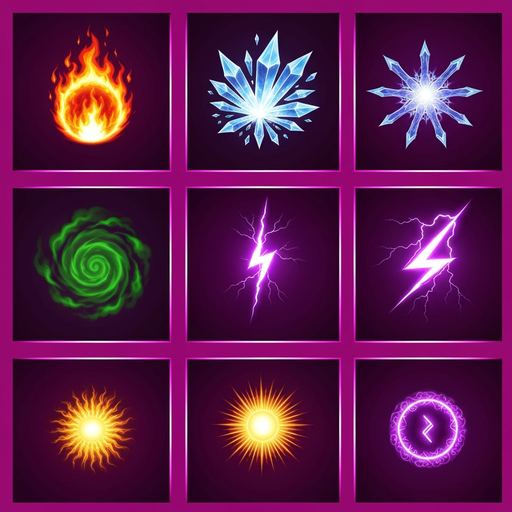
#> input picture tests/fixtures/imagen-3x3-when-2x3-asked.png, 512 x 512 px
$ python -i sprite_anim.py   (imports and definitions only)
#> lines starting #> are read from the running program, lines starting #| are printed output that depends on the picture
"""Sprite animation engine — turn a VIDEO of a pixel sprite into a game-ready
animation (sprite sheet + GIF + frame atlas JSON).

The "pixel animation is solved" recipe: draw ONE sprite, let a video model
(Wan 2.2 I2V locally, or any hosted model) move it, then bring the frames
back to true pixel art. The hard part is not the video — it is making the
frames belong to the SAME sprite afterwards. AI video output is blurry,
color-shifted and softly anti-aliased, so refining each frame on its own
gives every frame its own pixel grid, its own palette and its own bounding
box: the animation "boils". This module locks all three across frames:

  1. lock_style      — one pixel grid (cell size) + one palette, taken from
                       the SOURCE sprite (or the first frame when no source)
  2. refine_frames   — every frame is resampled on THAT grid (Oklab medoid),
                       background-keyed at the low resolution (clean edges
                       even after video compression), then snapped to THAT
                       palette — no frame invents a color
  3. crop_union      — one bounding box across all frames so nothing jitters
  4. dedupe_frames   — drop consecutive identical frames (held poses)
  5. pack_sheet      — grid sprite sheet + Aseprite/Phaser-compatible atlas
                       JSON + a looping GIF preview

Pure functions, bytes in / bytes out, no AI models, deterministic — same
contract as backend.pixel_art (which this builds on). Shared by the hosted
MCP tools (forge_mcp/tools/sprite.py); the desktop app can import it too.
"""
import io
import json
import math

import numpy as np
from PIL import Image

from backend import pixel_art as pa

# Video compression smears flat colors — keying at low-res needs more slack
# than the 24 used for clean AI stills.
DEFAULT_KEY_TOLERANCE = 48
# Default chroma key when a transparent sprite must be composited before I2V.
DEFAULT_KEY_COLOR = "#FF00FF"
DEFAULT_MAX_COLORS = 16
# Sheets are clean stills (no compression fringe) — the pixel_refine default.
SHEET_KEY_TOLERANCE = 24


# ---------------------------------------------------------------------------
# Helpers
# ---------------------------------------------------------------------------

# [12 lines left out: functions _load_rgba, _png_bytes, not called in this run]


def _hex(rgb):
    r, g, b = (int(v) for v in rgb[:3])
    return f"#{r:02x}{g:02x}{b:02x}"


# [212 lines left out: functions frame_timestamps, detect_border_color, prepare_reference, prepare_native_frame, composite_on_key, lock_style, not called in this run]


# ---------------------------------------------------------------------------
# 2. Per-frame refinement on the locked grid + palette
# ---------------------------------------------------------------------------

# The chroma-key helpers moved down into pixel_art so the STILL path
# (refine_pixel_art / the pixel_refine tool) shares one implementation with the
# animation path — a keyed sprite used to keep a coloured halo here but not
# there. Re-exported under the original names; this module's callers are
# unchanged.
_key_channels = pa._key_channels
despill_key = pa.despill_key
is_key_like = pa.is_key_like


# [71 lines left out: functions select_poses, hold_durations, refine_frame, not called in this run]


def refine_frames(frames, cell_size, **kwargs):
    return [refine_frame(f, cell_size, **kwargs) for f in frames]


# ---------------------------------------------------------------------------
# 3/4. Alignment + dedupe
# ---------------------------------------------------------------------------

# [163 lines left out: functions union_bbox, crop_union, dedupe_frames, _layout, _frame_tags, pack_sheet and 1 more, not called in this run]


# ---------------------------------------------------------------------------
# Top-level: frames (PNG bytes) -> sheet bundle
# ---------------------------------------------------------------------------

def build_animation(frame_pngs, *, reference=None, cell_size=0, max_colors=DEFAULT_MAX_COLORS,
                    palette=None, palette_colors=None, key_color=None,
                    key_tolerance=DEFAULT_KEY_TOLERANCE, sampling="medoid",
                    dither="none", dither_strength=1.0, outline="none",
                    outline_color="#000000", dedupe=True, margin=0, columns=0,
                    padding=0, scale=1, fps=12, name="sprite", source_times=None,
                    frame_select="even", pose_count=0, despill=True, hold_timing=False,
                    clip_seconds=None):
    """Full pipeline: video frames -> {sheet, gif, atlas, frames, report}.

    reference: PNG bytes of the source sprite the video was made from (best —
      locks grid + palette to the real sprite); None = lock to the first frame.
    frame_select: "even" keeps every input frame in order; "poses" treats the
      input as a DENSE sample and keeps `pose_count` distinct key poses
      (select_poses) — the keyframed feel of hand animation instead of video
      tweens. despill: pull the key's chroma out of edge pixels (on by default
      when key_color is set). hold_timing: per-frame durations follow the
      source timestamps (a pose covering a long span holds longer); needs
      source_times (+ clip_seconds for the last hold).
    key_color: '#rrggbb' background to key out of every frame (and of the
      reference, which is harmless when it has none), or 'auto' to sample the
      first frame's border; None = keep the frames opaque.
    All per-frame outputs are logical-resolution RGBA arrays; `scale` is only
    applied to the exported sheet/GIF/frames.
    """
    if not frame_pngs:
        raise ValueError("no frames")
    first = _load_rgba(frame_pngs[0])
    fh, fw = first.shape[:2]
    if key_color == "auto":
        key_color = detect_border_color(first)
    style = lock_style(reference if reference is not None else frame_pngs[0], (fw, fh),
                       cell_size=cell_size, max_colors=max_colors, palette=palette,
                       palette_colors=palette_colors,
                       key_color=key_color, key_tolerance=key_tolerance)
    cs, pal = style["cell_size"], style["palette"]
    do_despill = bool(despill and key_color)
    small = refine_frames(frame_pngs, cs, palette=pal, sampling=sampling, key_color=key_color,
                          key_tolerance=key_tolerance, dither=dither,
                          dither_strength=dither_strength, despill=do_despill)
    kept_idx = list(range(len(small)))
    if frame_select == "poses" and pose_count and int(pose_count) < len(small):
        n = int(pose_count)
        kept_idx = select_poses(small, n, min_gap=max(1, len(small) // (2 * n)))
        small = [small[i] for i in kept_idx]
    if outline and outline != "none":
        oc = pa.parse_hex_color(outline_color)
        small = [pa.add_outline(f, oc, style=outline) for f in small]
    if dedupe:
        small, kept2 = dedupe_frames(small)
        kept_idx = [kept_idx[i] for i in kept2]
    small, box = crop_union(small, margin=margin)
    times = [source_times[i] for i in kept_idx] if source_times else None
    durations = hold_durations(times, fps, clip_seconds) if (hold_timing and times) else None
    sheet, atlas = pack_sheet(small, columns=columns, padding=padding, scale=scale,
                              name=name, fps=fps, source_times=times, durations=durations)
    gif = gif_bytes(small, fps=fps, scale=scale, durations=durations)
    frames_out = [_png_bytes(pa.scale_nearest(f, scale) if scale > 1 else f) for f in small]
    colors = set()
    for f in small:
        c, _, _ = pa._unique_weighted_colors(f)
        colors.update(map(tuple, c.tolist()))
    report = {
        **style["report"],
        "key_color": key_color,
        "cell_size": cs,
        "palette_colors": pal,
        "frames_in": len(frame_pngs),
        "frames_out": len(small),
        "dropped_duplicates": len(frame_pngs) - len(small),
        "kept_frame_indices": kept_idx,
        "crop_box": list(map(int, box)) if box else None,
        "frame_size": [int(small[0].shape[1]), int(small[0].shape[0])],
        "unique_colors": len(colors),
        "export_scale": scale,
        "frame_select": frame_select,
        "despill": do_despill,
        "durations_ms": durations,
    }
    return {"sheet": sheet, "atlas": atlas, "atlas_json": json.dumps(atlas, indent=1),
            "gif": gif, "frames": frames_out, "report": report}


# [34 lines left out: function pack_existing, not called in this run]


# ---------------------------------------------------------------------------
# Sprite SHEETS as input — Retro Diffusion (Astropulse), PixelLab, Aseprite
# exports, any fixed-cell grid
# ---------------------------------------------------------------------------

# Retro Diffusion's animation presets return a fixed-cell grid whose ROWS are
# the four facings, in this order (verified on live output 2026-09-08).
RD_DIRECTIONS = ("down", "right", "up", "left")


# [102 lines left out: functions slice_sheet, build_from_sheet, not called in this run]

>>> import cv2
>>> picture = cv2.imread('../tests/fixtures/imagen-3x3-when-2x3-asked.png', cv2.IMREAD_GRAYSCALE)
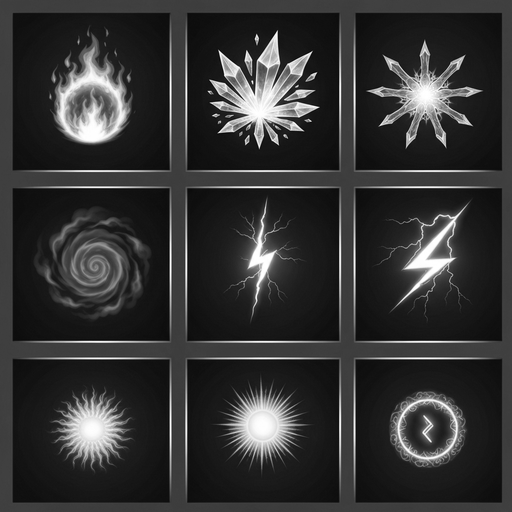
#> picture: shape (512, 512); min 6, max 255, mean 51.7
>>> result = build_animation(picture)
#> (the run stopped early here; a loop or call above may not have finished)
